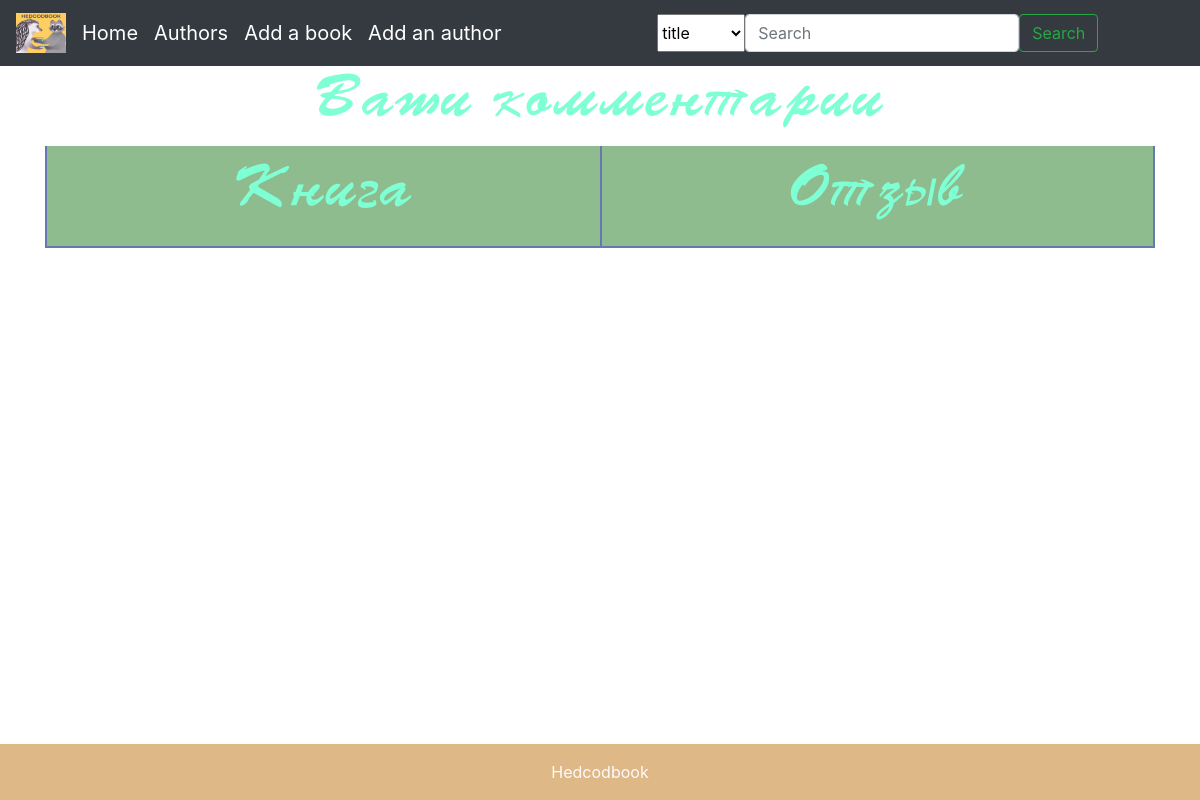
Page /reviews/1 on the earlier database version.
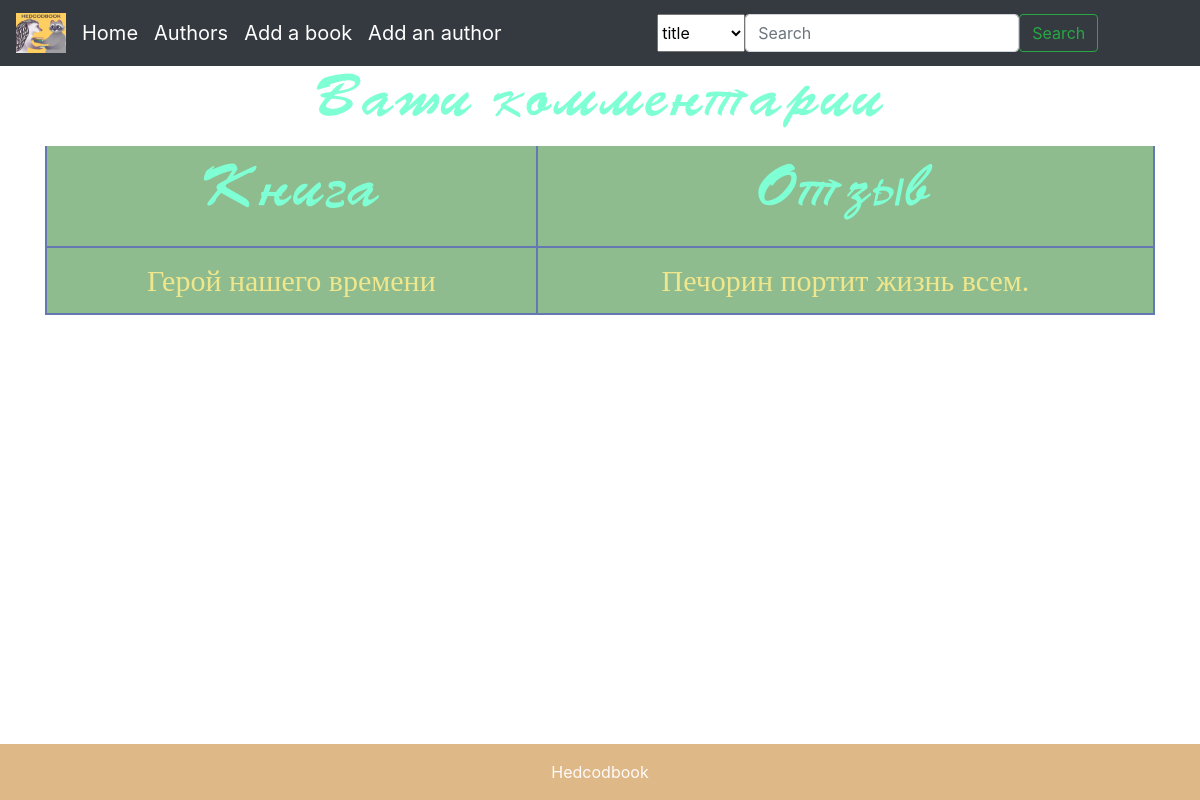
Same page on the later database version.
### data/library.py (models this page shows, shortened)
class Library(SqlAlchemyBase):
    __tablename__ = 'library'
    id = sqlalchemy.Column(sqlalchemy.Integer, primary_key=True, autoincrement=True)
    name = sqlalchemy.Column(sqlalchemy.String, nullable=True)
    author_id = sqlalchemy.Column(sqlalchemy.Integer, sqlalchemy.ForeignKey("authors.id"))
    picture = sqlalchemy.Column(sqlalchemy.String, nullable=True, default='/static/img/html/emblem.jpg')
    genre = sqlalchemy.Column(sqlalchemy.String, nullable=True)
    link_to_the_production = sqlalchemy.Column(sqlalchemy.String, nullable=True, default='/no_information')
    link_to_the_book = sqlalchemy.Column(sqlalchemy.String, nullable=True, default='/no_information')
    link_to_audio = sqlalchemy.Column(sqlalchemy.String, nullable=True, default='/no_information')
    link_to_the_screenshot = sqlalchemy.Column(sqlalchemy.String, nullable=True, default='/no_information')
    summary = sqlalchemy.Column(sqlalchemy.Text, nullable=True)
    history_of_creation = sqlalchemy.Column(sqlalchemy.Text, nullable=True)
    summa_marks = sqlalchemy.Column(sqlalchemy.Integer, default=0)
    count_marks = sqlalchemy.Column(sqlalchemy.Integer, default=0)
    reviews = sqlalchemy.Column(sqlalchemy.JSON, default={})
    authors = orm.relationship('Authors')

### main.py (the view)
@app.route("/reviews/<int:user_id>")
def reviews(user_id):
    db_sess = db_session.create_session()
    user = db_sess.query(User).filter(User.id == user_id).first()
    sl_reviews = user.books["comments"]
    sl_names_books = {}
    for key, val in sl_reviews.items():
        sl_names_books[key] = db_sess.query(Library).filter(Library.id == key).first().name
    return render_template("reviews.html", sl_reviews=sl_reviews, books=sl_names_books)

### data/db_session.py (called while the page is built)
def create_session() -> Session:
    global __factory
    return __factory()

### templates/reviews.html (shortened to what this page needs)
{% extends 'base.html' %}
{% block content %}
<link rel="stylesheet" type="text/css" href="/static/css/reviews.css">
<h1>Ваши комментарии</h1>
<table class="container">
    <thead>
    <tr>
        <th><h1>Книга</h1></th>
        <th><h1>Отзыв</h1></th>
    </tr>
    </thead>
    {% for key, val in sl_reviews.items() %}
    <tr>
        <th><a href="/book/{{ key }}" style="color: #F0E68C">{{books[key]}}</a></th>
        <th><a style="color: #F0E68C">{{ val }}</a></th>
    </tr>
    {% endfor %}
</table>
{% endblock %}

### templates/base.html (shortened to what this page needs)
<!doctype html>
<html lang="en">
  <head>
    <link rel="stylesheet"
          href="https://stackpath.bootstrapcdn.com/bootstrap/4.4.1/css/bootstrap.min.css"
>
    <link rel="stylesheet" type="text/css" href="/static/css/main.css">
  </head>
  <body>
    <nav class="navbar navbar-expand-lg navbar-dark bg-dark">
      <a href="/" class="navbar-brand">
        <img src="/static/img/html/emblem.jpg" width="50" height="40" alt="logo">
      </a>
      <div class="collapse navbar-collapse" id="navbarSupportedContent">
        <ul class="navbar-nav mr-auto">
          <li class="nav-item active">
            <a class="navbar-brand" href="/">Home</a>
          </li>
          <li class="nav-item active">
            <a class="navbar-brand" href="/authors">Authors</a>
          </li>
          <li class="nav-item active">
            <a class="navbar-brand" href="/add_book">Add a book</a>
          </li>
          <li class="nav-item active">
            <a class="navbar-brand" href="/add_author">Add an author</a>
          </li>
        </ul>
        <div class="mx-auto">
            <form class="d-flex" role="search" method="post">
                <select name="book_filter">
                    <option>title</option>
                </select>
                <input class="form-control me-2" type="search" placeholder="Search" aria-label="Search" name="search">
                <button class="btn btn-outline-success" type="submit">Search</button>
            </form>
        </div>
      </div>
    </nav>
  <main role="main" class="container">
    {% block content %}{% endblock %}
  </main>
  </body>
<footer class="bg-light text-center text-lg-start" style="margin-top: 30px">
  <div class="text-center p-3" style="background-color: #DEB887; color: Snow">
    Hedcodbook
  </div>
</footer>
</html>

### static/css/main.css (style rules this page uses)
body { background-image: url(/static/img/html/fon.jpg); background-repeat: no-repeat; background-position: center center; background-attachment: fixed; -webkit-background-size: cover; -moz-background-size: cover; -o-background-size: cover; background-size: cover; }
body { min-height: 100vh; position: relative; margin: 0; padding-bottom: 100px; //height of the footer box-sizing: border-box; }
footer { position: absolute; bottom: 0; width: 100%; }

### static/css/reviews.css (style rules this page uses)
h1 { text-align: center; font-family: 'FontName1'; font-size: 60px; color: #7FFFD4 }
table { font-family: "Lucida Sans Unicode", "Lucida Grande", Sans-Serif; font-family: 'FontName'; font-size: 30px; background: DarkSeaGreen; max-width: 70%; width: 70%; border-collapse: collapse; text-align: center; }
th { font-weight: normal; color: #037; border-right: 2px solid #6678b1; border-left: 2px solid #6678b1; border-bottom: 2px solid #6678b1; padding: 10px 8px; }

Differences in the rows shown:
now on this page (row edited): Library: name "Герой нашего времени"
Other differences:
new list line: "Печорин портит жизнь всем."
